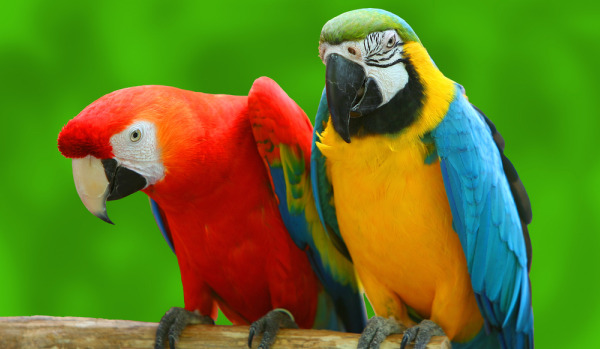
#> input picture Image/XLA.jpg, 600 x 349 px, found by its file name
$ jupyter execute histogram.ipynb
#> lines starting #> are read from the running program, lines starting #| are printed output that depends on the picture
# Histogram with Gray image

[cell 1]
import cv2
import matplotlib.pyplot as plt
import numpy as np
from scipy.signal import convolve2d

### Read Imaged

[cell 2]
image_Path = r'D:\py\Digital_Image_Processing\Image\XLA.jpg'
I = cv2.imread(image_Path, cv2.IMREAD_GRAYSCALE)
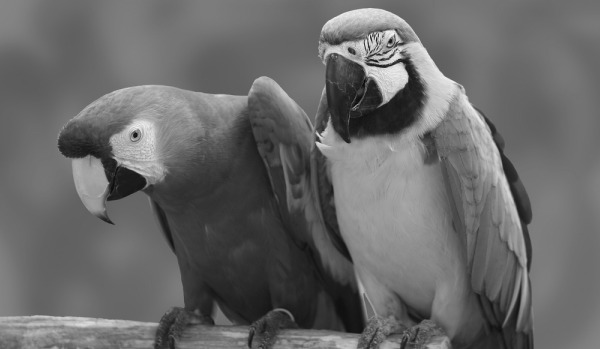
#> I: shape (349, 600); min 9, max 246, mean 104.7

### Show image histogram

[cell 3]
# Histogram calculation -> cv2.calcHist([images], [channels], mask, [histSize], [ranges], accumulate=False)
hist_Image = cv2.calcHist([I], [0], None, [256], [0, 256])
#> hist_Image = 256 values, max 5327 at index 110, min 0 at index 0, mean 818

[cell 4]
# Original image
plt.figure(figsize = (10, 5))
plt.subplot(1, 2, 1)
plt.imshow(I, cmap = 'gray')
plt.title('Original Image')
plt.axis('off')

# Histogram of Original image
plt.subplot(1, 2, 2)
plt.plot(hist_Image)
plt.title('Original Histogram')
plt.ylabel('The number of pixels')
plt.xlabel('Intensity')
plt.tight_layout()
#> figure, not shown here; panel 2: curve peaks at x = 110, y = 5327

### Equalize image histogram & show

[cell 5]
# Histogram equalize
equalized_Image = cv2.equalizeHist(I)
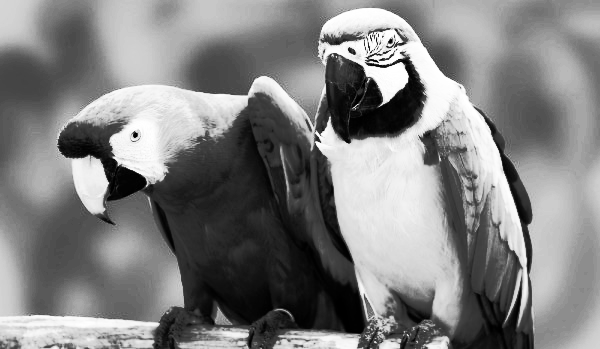
#> equalized_Image: shape (349, 600); min 0, max 255, mean 128.9

[cell 6]
# Histogram calculation after equalized
equalized_hist_Image = cv2.calcHist([equalized_Image], [0], None, [256], [0, 256])
#> equalized_hist_Image = 256 values, max 5327 at index 141, min 0 at index 13, mean 818

[cell 7]
# Equalized Image
plt.figure(figsize = (10, 5))
plt.subplot(2, 2, 3)
plt.imshow(equalized_Image, cmap='gray')
plt.title('Equalized Image')
plt.axis('off')

# Histogram after equalized
plt.subplot(2, 2, 4)
plt.plot(equalized_hist_Image)
plt.title('Equalized Histogram')
plt.ylabel('The number of pixels')
plt.xlabel('Intensity')
plt.tight_layout()
#> figure, not shown here; panel 2: curve peaks at x = 141, y = 5327

# Histogram with RGB image

### Method 1: Equalize each channel of RGB

[cell 8]
I_RGB = cv2.imread(image_Path, cv2.IMREAD_COLOR_RGB)
r, g, b = cv2.split(I_RGB)
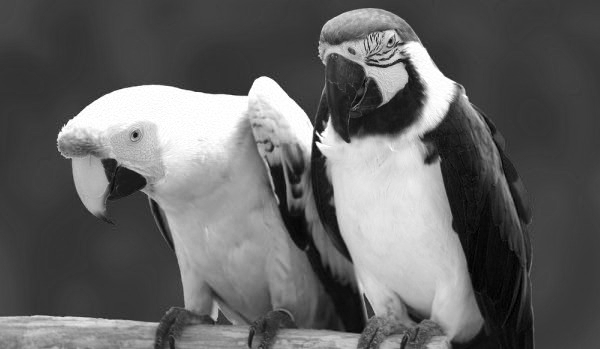
#> r: shape (349, 600); min 0, max 255, mean 100.2
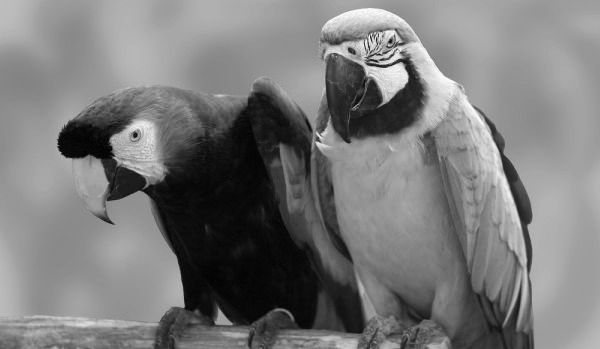
#> g: shape (349, 600); min 0, max 255, mean 121.3
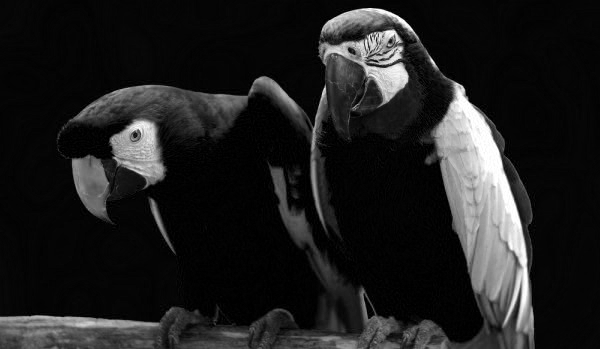
#> b: shape (349, 600); min 0, max 255, mean 31.1

r_equalized = cv2.equalizeHist(r)
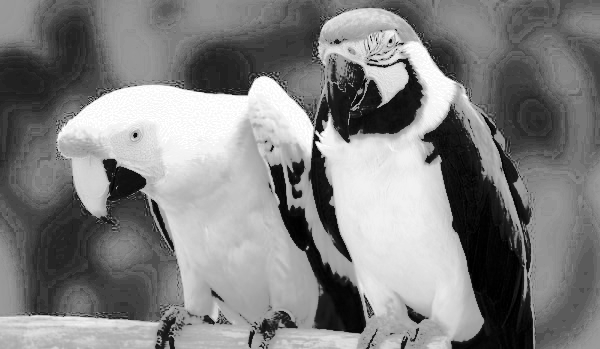
#> r_equalized: shape (349, 600); min 0, max 255, mean 129.4
g_equalized = cv2.equalizeHist(g)
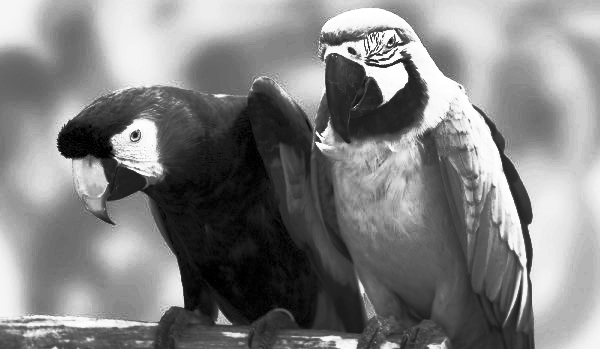
#> g_equalized: shape (349, 600); min 0, max 255, mean 128.7
b_equalized = cv2.equalizeHist(b)
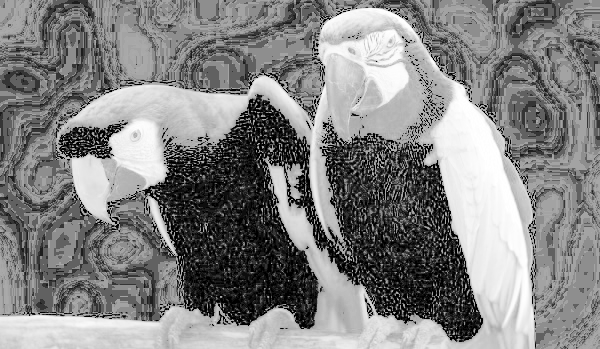
#> b_equalized: shape (349, 600); min 0, max 255, mean 131.1

rgb_equalized_Image = cv2.merge([r_equalized, g_equalized, b_equalized])
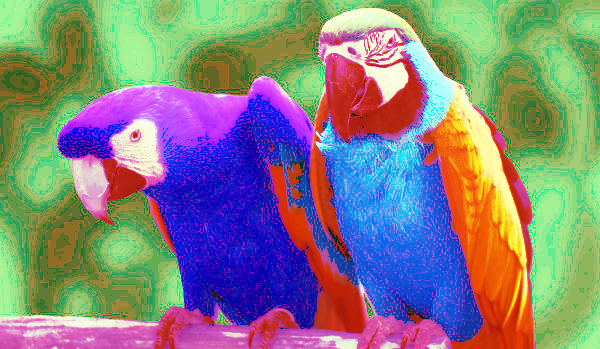
#> rgb_equalized_Image: shape (349, 600, 3); mean B, G, R 129.4, 128.7, 131.1

[cell 9]
plt.figure(figsize=(10, 5))
plt.subplot(1, 2, 1)
plt.imshow(I_RGB)
plt.title('Original image')
plt.axis('off')

plt.subplot(1, 2, 2)
plt.imshow(rgb_equalized_Image)
plt.title('RGB equalize image')
plt.axis('off')
#> figure, not shown here; B, G, R data is drawn as R, G, B

### Method 2: Covert RGB to YCrCb and equalize

[cell 10]
I_YCrCb = cv2.cvtColor(I_RGB, cv2.COLOR_RGB2YCrCb)
#> I_YCrCb: shape (349, 600, 3); mean of channels 0, 1, 2 104.7, 124.7, 86.5

I_YCrCb[:, :, 0] = cv2.equalizeHist(I_YCrCb[:, :, 0])
#> I_YCrCb: shape (349, 600, 3); mean of channels 0, 1, 2 128.9, 124.7, 86.5

YCrCb_equalize_Image = cv2.cvtColor(I_YCrCb, cv2.COLOR_YCrCb2RGB)
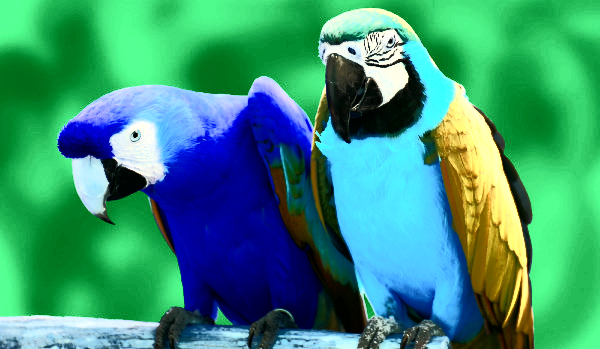
#> YCrCb_equalize_Image: shape (349, 600, 3); mean B, G, R 119.1, 146.1, 58

[cell 11]
plt.figure(figsize=(10, 5))
plt.subplot(1, 2, 1)
plt.imshow(I_RGB)
plt.title('Original image')
plt.axis('off')

plt.subplot(1, 2, 2)
plt.imshow(YCrCb_equalize_Image)
plt.title('YCrCb equalize Image')
plt.axis('off')
#> figure, not shown here; B, G, R data is drawn as R, G, B

$ run again, with Image/1.png saved as Image/XLA.jpg
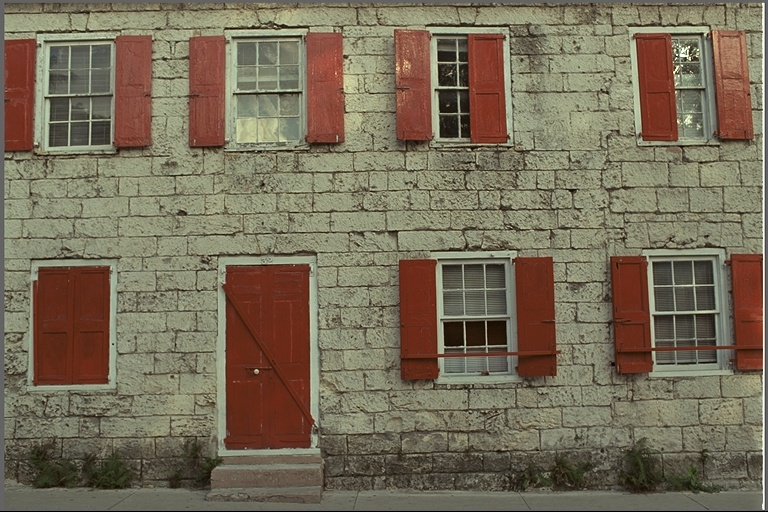
#> input picture Image/1.png, 768 x 512 px, found by its file name
#> hist_Image = 256 values, max 5645 at index 58, min 0 at index 246, mean 1536
#> `equalized_Image = cv2.equalizeHist(I)`:
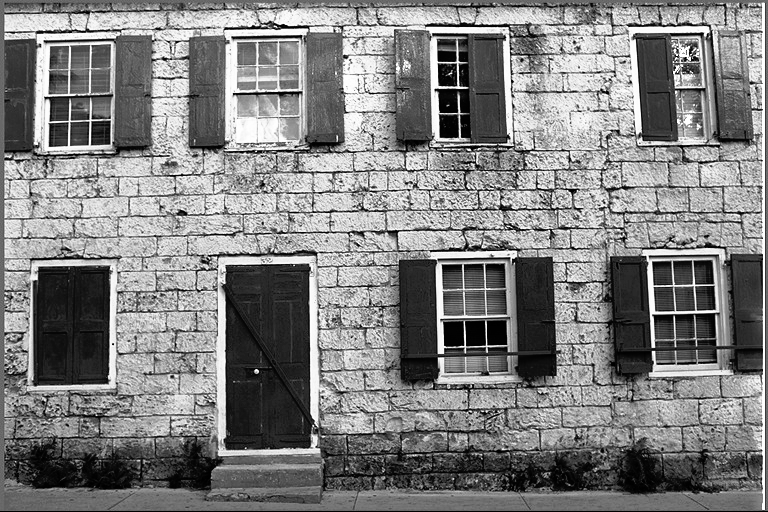
#> equalized_Image: shape (512, 768); min 0, max 255, mean 128.3
#> equalized_hist_Image = 256 values, max 5645 at index 32, min 0 at index 17, mean 1536
#> `YCrCb_equalize_Image = cv2.cvtColor(I_YCrCb, cv2.COLOR_YCrCb2RGB)`:
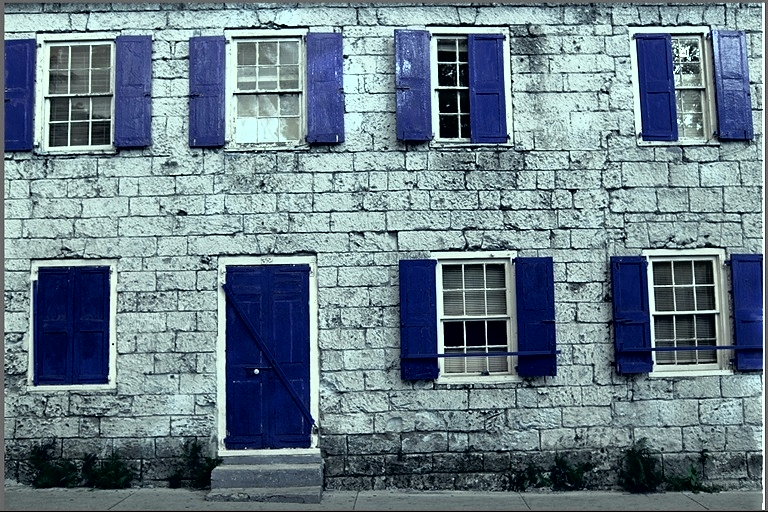
#> YCrCb_equalize_Image: shape (512, 768, 3); mean B, G, R 138.3, 127.3, 107.7

$ run again, with Image/10.png saved as Image/XLA.jpg
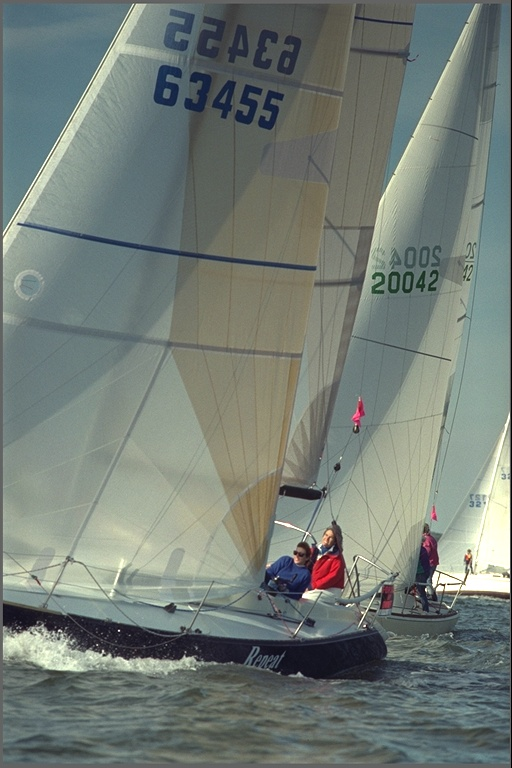
#> input picture Image/10.png, 512 x 768 px, found by its file name
#> hist_Image = 256 values, max 6647 at index 118, min 0 at index 6, mean 1536
#> equalized_hist_Image = 256 values, max 6647 at index 133, min 0 at index 29, mean 1536
#> `YCrCb_equalize_Image = cv2.cvtColor(I_YCrCb, cv2.COLOR_YCrCb2RGB)`:
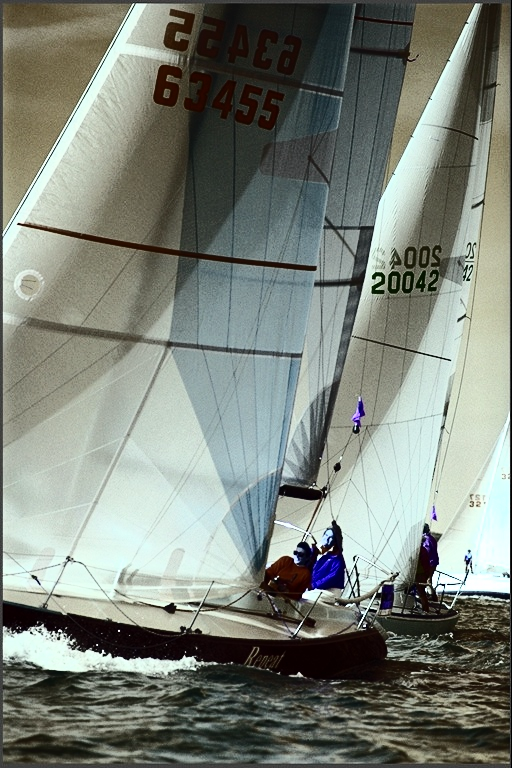
#> YCrCb_equalize_Image: shape (768, 512, 3); mean B, G, R 122.8, 132, 125.5
